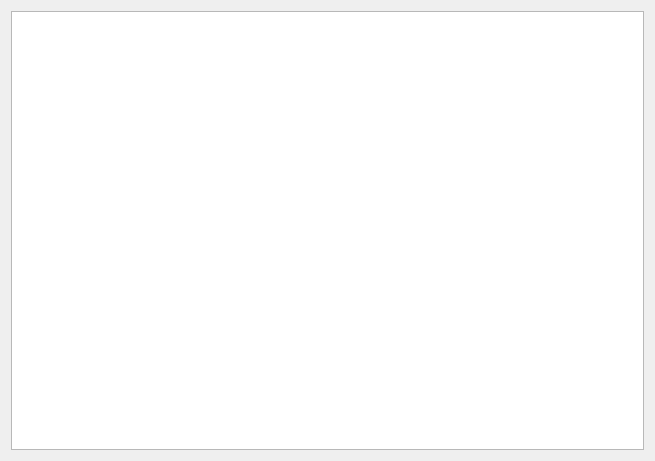
<?xml version="1.0" encoding="UTF-8"?>
<ui version="4.0">
 <class>Widget</class>
 <widget class="QWidget" name="Widget">
  <property name="geometry">
   <rect>
    <x>0</x>
    <y>0</y>
    <width>655</width>
    <height>461</height>
   </rect>
  </property>
  <property name="windowTitle">
   <string>Widget</string>
  </property>
  <layout class="QVBoxLayout" name="verticalLayout">
   <item>
    <widget class="QTableWidget" name="tableWidget"/>
   </item>
  </layout>
 </widget>
 <resources/>
 <connections/>
</ui>
